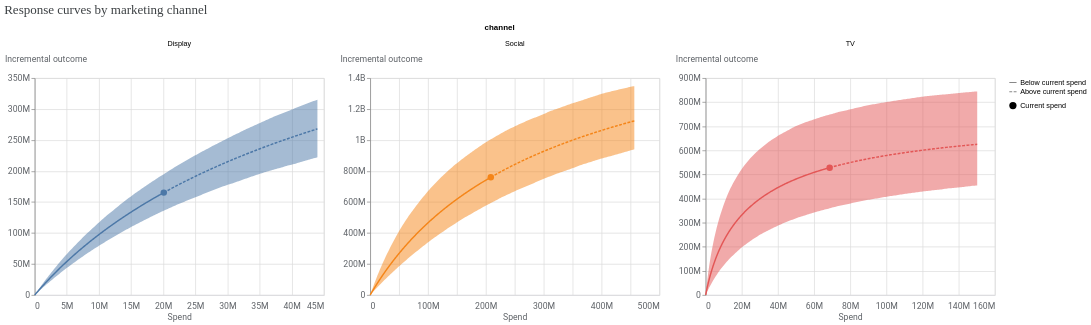
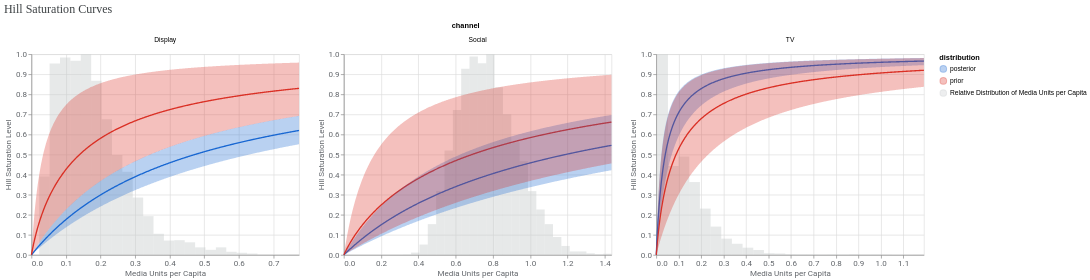
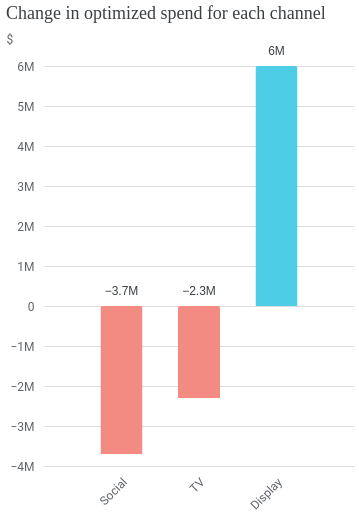
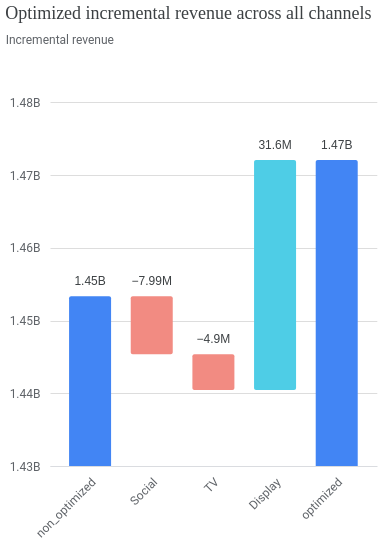

The cell these charts' notebook holds for them, in order:
### Code cell
for variant in MAIN_VARIANTS:
  print(f'--- {variant} ---')
  mmm = fitted_mmms[variant]
  media_effect_summary = visualizer.MediaSummary(mmm).summary_table()
  display(media_effect_summary)
  display(filter_param_summary(summaries[variant], 'alpha_m'))
  display(filter_param_summary(summaries[variant], 'ec_m'))
  display(filter_param_summary(summaries[variant], 'roi_m'))
  media_effects = visualizer.MediaEffects(mmm)
  display(media_effects.plot_response_curves())
  display(media_effects.plot_hill_curves()['media'])

  budget_optimizer = optimizer.BudgetOptimizer(mmm)
  optimization_results = budget_optimizer.optimize()
  display(optimization_results.plot_spend_delta())
  display(optimization_results.plot_incremental_outcome_delta())
  display(optimization_results.plot_response_curves())

### Figure 1 — Vega-Lite specification as saved in the notebook (floating-point values rounded to 4 significant figures; data arrays with more than 128 entries replaced by an {"elided": "..."} marker saying what was removed)
{"config": {"view": {"continuousWidth": 300, "continuousHeight": 300}, "axis": {"labelColor": "#5F6368", "labelFont": "Roboto", "labelFontSize": 12, "titleColor": "#5F6368", "titleFont": "Roboto", "titleFontSize": 12, "titleFontWeight": "normal"}}, "data": {"name": "data-ba5b9852464704260f5fe1c1a4b32860"}, "facet": {"field": "channel", "type": "nominal"}, "spec": {"layer": [{"mark": {"type": "line"}, "encoding": {"color": {"field": "channel", "type": "nominal"}, "strokeDash": {"field": "spend_level", "legend": {"title": null}, "sort": "descending", "type": "nominal"}, "x": {"axis": {"domainColor": "#DADCE0", "labelExpr": "replace(format(datum.value, '.3~s'), 'G', 'B')", "labelPadding": 10, "ticks": false}, "field": "spend", "title": "Spend", "type": "quantitative"}, "y": {"axis": {"labelExpr": "replace(format(datum.value, '.3~s'), 'G', 'B')", "titleAlign": "left", "titleAngle": 0, "titleY": -20}, "field": "mean", "title": "Incremental outcome", "type": "quantitative"}}, "transform": [{"calculate": "datum.spend_multiplier >= 1.0 ? \"Above current spend\" : \"Below current spend\"", "as": "spend_level"}]}, {"mark": {"type": "point", "filled": true, "opacity": 1, "size": 80}, "encoding": {"color": {"field": "channel", "type": "nominal"}, "shape": {"field": "current_spend", "legend": {"title": null}, "type": "nominal"}, "tooltip": [{"field": "spend", "type": "quantitative"}, {"field": "mean", "type": "quantitative"}], "x": {"axis": {"domainColor": "#DADCE0", "labelExpr": "replace(format(datum.value, '.3~s'), 'G', 'B')", "labelPadding": 10, "ticks": false}, "field": "spend", "title": "Spend", "type": "quantitative"}, "y": {"axis": {"labelExpr": "replace(format(datum.value, '.3~s'), 'G', 'B')", "titleAlign": "left", "titleAngle": 0, "titleY": -20}, "field": "mean", "title": "Incremental outcome", "type": "quantitative"}}, "transform": [{"calculate": "datum.spend_multiplier >= 1.0 ? \"Above current spend\" : \"Below current spend\"", "as": "spend_level"}, {"filter": "(datum.spend_multiplier === 1.0)"}]}, {"mark": {"type": "area", "opacity": 0.5}, "encoding": {"color": {"field": "channel", "legend": null, "type": "nominal"}, "x": {"field": "spend", "type": "quantitative"}, "y": {"field": "ci_lo", "type": "quantitative"}, "y2": {"field": "ci_hi"}}, "transform": [{"calculate": "datum.spend_multiplier >= 1.0 ? \"Above current spend\" : \"Below current spend\"", "as": "spend_level"}]}], "width": 400}, "columns": 3, "resolve": {"scale": {"x": "independent", "y": "independent"}}, "title": {"text": "Response curves by marketing channel ", "anchor": "start", "color": "#3C4043", "font": "Google Sans Display", "fontSize": 18, "fontWeight": "normal", "offset": 10}, "$schema": "https://vega.github.io/schema/vega-lite/v6.4.1.json", "datasets": {"data-ba5b9852464704260f5fe1c1a4b32860": {"elided": "660 records"}}}

### Figure 2 — Vega-Lite specification as saved in the notebook (floating-point values rounded to 4 significant figures; data arrays with more than 128 entries replaced by an {"elided": "..."} marker saying what was removed)
{"config": {"view": {"continuousWidth": 300, "continuousHeight": 300}, "axis": {"labelColor": "#5F6368", "labelFont": "Roboto", "labelFontSize": 12, "titleColor": "#5F6368", "titleFont": "Roboto", "titleFontSize": 12, "titleFontWeight": "normal"}, "legend": {"labelLimit": 0}}, "data": {"name": "data-0baf01f3183b9b5669a12b36ea115ec8"}, "facet": {"field": "channel", "type": "nominal"}, "spec": {"layer": [{"mark": {"type": "rect", "color": "#C3C7C9", "opacity": 0.4}, "encoding": {"x": {"field": "start_interval_histogram", "type": "quantitative"}, "x2": {"field": "end_interval_histogram"}, "y": {"field": "scaled_count_histogram", "type": "quantitative"}}}, {"mark": {"type": "line"}, "encoding": {"color": {"field": "distribution", "scale": {"domain": ["posterior", "prior", "Relative Distribution of Media Units per Capita"], "range": ["#1967D2", "#D93025", "#C3C7C9"]}, "type": "nominal"}, "x": {"field": "media_units", "scale": {"nice": false}, "title": "Media Units per Capita", "type": "quantitative"}, "y": {"field": "mean", "title": "Hill Saturation Level", "type": "quantitative"}}}, {"mark": {"type": "area", "opacity": 0.3}, "encoding": {"color": {"field": "distribution", "scale": {"domain": ["posterior", "prior", "Relative Distribution of Media Units per Capita"], "range": ["#1967D2", "#D93025", "#C3C7C9"]}, "type": "nominal"}, "x": {"field": "media_units", "type": "quantitative"}, "y": {"field": "ci_lo", "type": "quantitative"}, "y2": {"field": "ci_hi"}}}], "width": 400}, "columns": 3, "resolve": {"scale": {"x": "independent", "y": "independent"}}, "title": {"text": "Hill Saturation Curves", "anchor": "start", "color": "#3C4043", "font": "Google Sans Display", "fontSize": 18, "fontWeight": "normal", "offset": 10}, "$schema": "https://vega.github.io/schema/vega-lite/v6.4.1.json", "datasets": {"data-0baf01f3183b9b5669a12b36ea115ec8": {"elided": "3075 records"}}}

### Figure 3 — Vega-Lite specification as saved in the notebook (floating-point values rounded to 4 significant figures)
{"config": {"view": {"continuousWidth": 300, "continuousHeight": 300, "stroke": null}, "axis": {"labelColor": "#5F6368", "labelFont": "Roboto", "labelFontSize": 12, "titleColor": "#5F6368", "titleFont": "Roboto", "titleFontSize": 12, "titleFontWeight": "normal"}}, "layer": [{"mark": {"type": "bar", "cornerRadiusEnd": 2, "size": 42, "tooltip": true}, "encoding": {"color": {"condition": {"test": "(datum.spend > 0)", "value": "#4ECDE6"}, "value": "#F28B82"}, "x": {"axis": {"domainColor": "#DADCE0", "labelAngle": -45, "labelPadding": 10, "ticks": false, "title": null}, "field": "channel", "scale": {"padding": 42}, "sort": null, "type": "nominal"}, "y": {"axis": {"domain": false, "domainColor": "#DADCE0", "labelExpr": "replace(format(datum.value, '.3~s'), 'G', 'B')", "labelPadding": 10, "ticks": false, "title": "$", "titleAlign": "left", "titleAngle": 0, "titleY": -20}, "field": "spend", "type": "quantitative"}}, "transform": [{"calculate": "replace(format(datum.spend, '.2~s'), 'G', 'B')", "as": "text_value"}, {"calculate": "datum.spend < 0 ? 0 : datum.spend", "as": "text_pos"}]}, {"mark": {"type": "text", "baseline": "top", "color": "#3C4043", "dy": -20, "fontSize": 12}, "encoding": {"text": {"field": "text_value", "type": "nominal"}, "x": {"axis": {"domainColor": "#DADCE0", "labelAngle": -45, "labelPadding": 10, "ticks": false, "title": null}, "field": "channel", "scale": {"padding": 42}, "sort": null, "type": "nominal"}, "y": {"field": "text_pos", "type": "quantitative"}}, "transform": [{"calculate": "replace(format(datum.spend, '.2~s'), 'G', 'B')", "as": "text_value"}, {"calculate": "datum.spend < 0 ? 0 : datum.spend", "as": "text_pos"}]}], "data": {"name": "data-56e15e9c6f1053102bace8743dea44e9"}, "height": 400, "title": {"text": "Change in optimized spend for each channel", "anchor": "start", "color": "#3C4043", "font": "Google Sans Display", "fontSize": 18, "fontWeight": "normal", "offset": 10}, "width": 310, "$schema": "https://vega.github.io/schema/vega-lite/v6.4.1.json", "datasets": {"data-56e15e9c6f1053102bace8743dea44e9": [{"channel": "Social", "spend": -3700000.0}, {"channel": "TV", "spend": -2300000.0}, {"channel": "Display", "spend": 6000000.0}]}}

### Figure 4 — Vega-Lite specification as saved in the notebook (floating-point values rounded to 4 significant figures)
{"config": {"view": {"continuousWidth": 300, "continuousHeight": 300, "strokeOpacity": 0}, "axis": {"labelColor": "#5F6368", "labelFont": "Roboto", "labelFontSize": 12, "titleColor": "#5F6368", "titleFont": "Roboto", "titleFontSize": 12, "titleFontWeight": "normal"}}, "layer": [{"mark": {"type": "bar", "clip": true, "cornerRadius": 2, "size": 42}, "encoding": {"color": {"condition": [{"test": "datum.channel === 'non_optimized' || datum.channel === 'optimized'", "value": "#4285F4"}, {"test": "datum.incremental_outcome < 0", "value": "#F28B82"}], "value": "#4ECDE6"}, "tooltip": [{"field": "channel", "type": "nominal"}, {"field": "incremental_outcome", "type": "quantitative"}], "x": {"axis": {"domainColor": "#DADCE0", "labelAngle": -45, "labelPadding": 10, "ticks": false}, "field": "channel", "scale": {"paddingOuter": 0.2}, "sort": null, "title": null, "type": "nominal"}, "y": {"axis": {"domain": false, "labelExpr": "replace(format(datum.value, '.3~s'), 'G', 'B')", "labelPadding": 10, "tickCount": 5, "ticks": false, "title": "Incremental revenue", "titleAlign": "left", "titleAngle": 0, "titleY": -20}, "field": "prev_sum", "scale": {"domain": [1430000000.0, 1482000000.0]}, "type": "quantitative"}, "y2": {"field": "sum_outcome"}}, "transform": [{"window": [{"op": "sum", "field": "incremental_outcome", "as": "sum_outcome"}, {"op": "lead", "field": "channel", "as": "lead_channel"}]}, {"calculate": "datum.lead_channel === null ? datum.channel : datum.lead_channel", "as": "calc_lead"}, {"calculate": "datum.channel === 'optimized' ? 0 : datum.sum_outcome - datum.incremental_outcome", "as": "prev_sum"}, {"calculate": "datum.channel === 'optimized' ? replace(format(datum.sum_outcome, '.3~s'), 'G', 'B') : replace(format(datum.incremental_outcome, '.3~s'), 'G', 'B')", "as": "calc_amount"}, {"calculate": "datum.sum_outcome < datum.prev_sum ? datum.prev_sum : datum.sum_outcome", "as": "text_pos"}]}, {"mark": {"type": "text", "baseline": "top", "color": "#3C4043", "dy": -20, "fontSize": 12}, "encoding": {"text": {"field": "calc_amount", "type": "nominal"}, "x": {"axis": {"domainColor": "#DADCE0", "labelAngle": -45, "labelPadding": 10, "ticks": false}, "field": "channel", "scale": {"paddingOuter": 0.2}, "sort": null, "title": null, "type": "nominal"}, "y": {"field": "text_pos", "type": "quantitative"}}, "transform": [{"window": [{"op": "sum", "field": "incremental_outcome", "as": "sum_outcome"}, {"op": "lead", "field": "channel", "as": "lead_channel"}]}, {"calculate": "datum.lead_channel === null ? datum.channel : datum.lead_channel", "as": "calc_lead"}, {"calculate": "datum.channel === 'optimized' ? 0 : datum.sum_outcome - datum.incremental_outcome", "as": "prev_sum"}, {"calculate": "datum.channel === 'optimized' ? replace(format(datum.sum_outcome, '.3~s'), 'G', 'B') : replace(format(datum.incremental_outcome, '.3~s'), 'G', 'B')", "as": "calc_amount"}, {"calculate": "datum.sum_outcome < datum.prev_sum ? datum.prev_sum : datum.sum_outcome", "as": "text_pos"}]}], "data": {"name": "data-bf3f8bc2c52bcfaecd1effd71b932cfa"}, "height": 400, "title": {"text": "Optimized incremental revenue across all channels", "anchor": "start", "color": "#3C4043", "font": "Google Sans Display", "fontSize": 18, "fontWeight": "normal", "offset": 10}, "width": 326.8, "$schema": "https://vega.github.io/schema/vega-lite/v6.4.1.json", "datasets": {"data-bf3f8bc2c52bcfaecd1effd71b932cfa": [{"channel": "non_optimized", "incremental_outcome": 1453000000.0}, {"channel": "Social", "incremental_outcome": -7989000.0}, {"channel": "TV", "incremental_outcome": -4897000.0}, {"channel": "Display", "incremental_outcome": 31620000.0}, {"channel": "optimized", "incremental_outcome": 0.0}]}}
